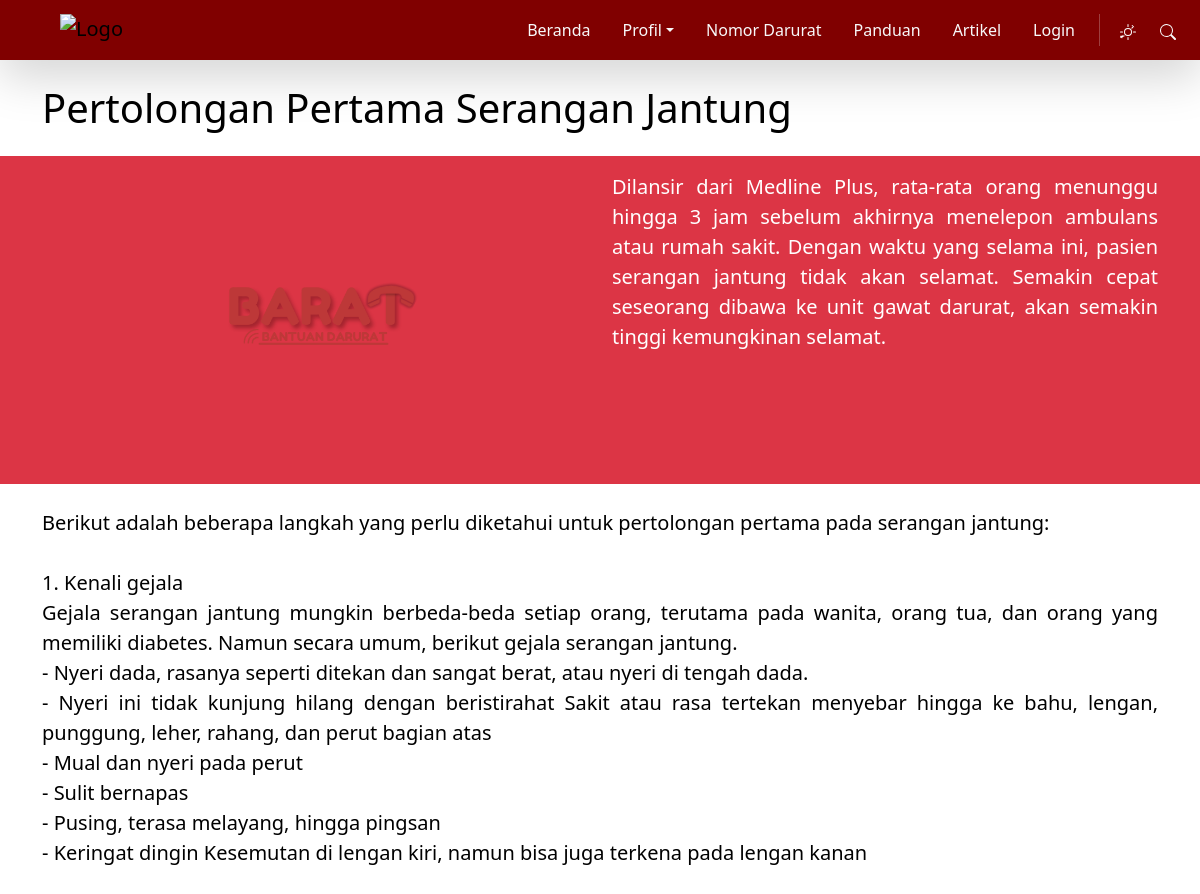
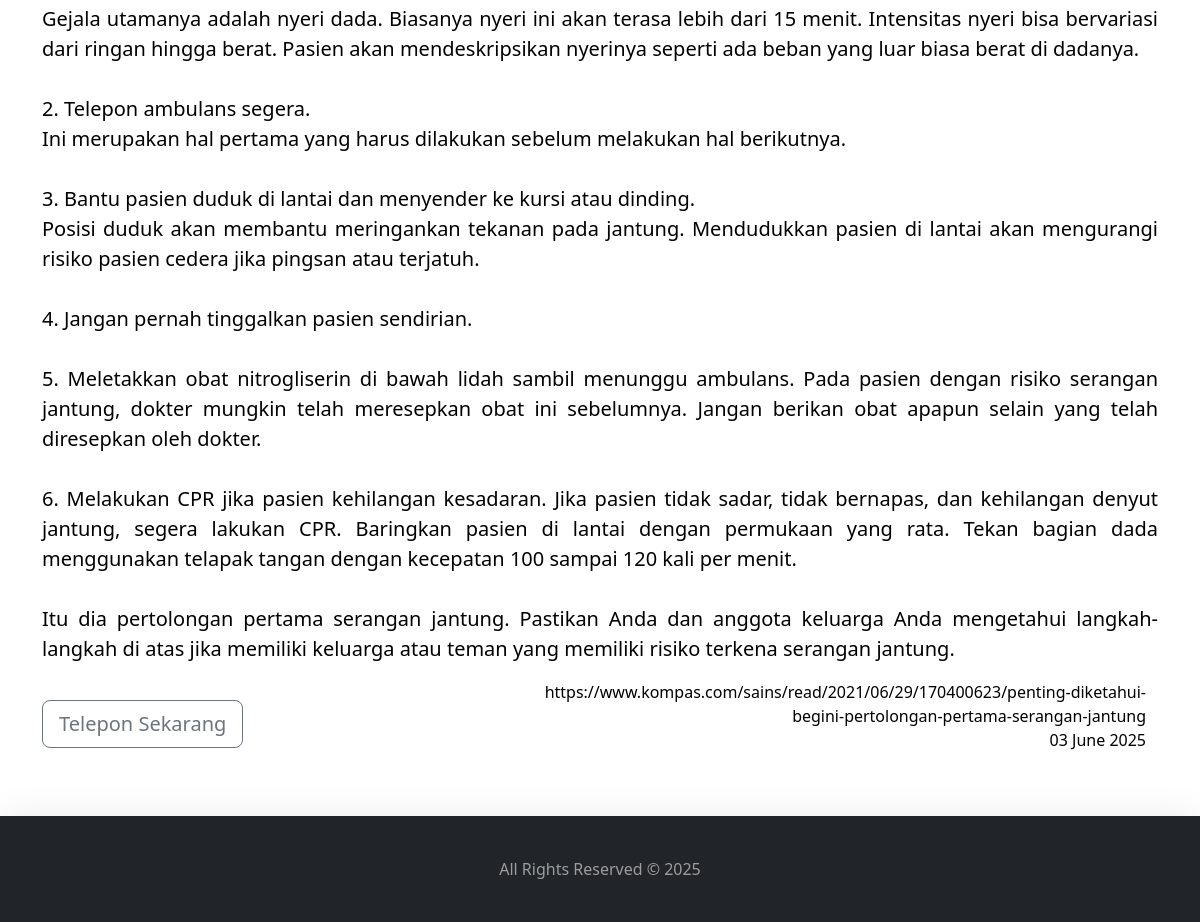
The page /admin-page/page/guide/guide.php?id=18 on the database its author committed (2 pictures, top to bottom).
### tables this page shows
CREATE TABLE `guide` (
  `id` int(11) NOT NULL,
  `title` varchar(255) NOT NULL,
  `content` text NOT NULL,
  `content2` text NOT NULL,
  `image` varchar(255) NOT NULL,
  `date` datetime NOT NULL DEFAULT current_timestamp(),
  `source` text NOT NULL,
  `label` varchar(255) NOT NULL,
  `views` int(255) NOT NULL
);

### admin-page/page/guide/guide.php (the view, shortened to what this page needs)
<?php
include '../../connection.php';
if (isset($_GET['id']) && is_numeric($_GET['id'])) {
    $postId = intval($_GET['id']);
    $updateViews = "UPDATE guide SET views = views + 1 WHERE id = $postId";
    mysqli_query($connect, $updateViews);
} else {
    echo "ID tidak valid.";
    exit;
}
$id = intval($_GET['id']);
$query = "SELECT * FROM guide WHERE id = $id";
$result = mysqli_query($connect, $query);
$data = mysqli_fetch_assoc($result);
?>
<!DOCTYPE html>
<html lang="en">
<head>
    <link href="https://cdn.jsdelivr.net/npm/bootstrap@5.3.6/dist/css/bootstrap.min.css" rel="stylesheet"
 />
</head>
<body>
<section class="navbar">
    <nav class="navbar navbar-expand-lg navbar-light shadow-lg fixed-top" style="background-color: maroon;">
        <div class="container-fluid">
            <a class="navbar-brand" href="../../../index.php">
                <img src="../../../img/4rev.png" alt="Logo" width="100" height="33" class="d-inline-block align-text-top ms-lg-5 ms-3" />
            </a>
            <div class="collapse navbar-collapse" id="navbarNavAltMarkup">
                <ul class="navbar-nav ms-auto">
                    <li class="nav-item mx-1">
                        <a class="nav-link nav-btn text-light" href="../../../index.php">Beranda</a>
                    </li>
                    <li class="nav-item mx-1 dropdown">
                        <a class="nav-link nav-btn btn dropdown-toggle text-light" href="#" role="button" data-bs-toggle="dropdown" aria-expanded="false">Profil</a>
                    </li>
                    <li class="nav-item mx-1">
                        <a class="nav-link nav-btn text-light" href="../../../page/emergencyNumber.php">Nomor Darurat</a>
                    </li>
                    <li class="nav-item mx-1">
                        <a class="nav-link nav-btn text-light" href="../../../page/guidePostList.php">Panduan</a>
                    </li>
                    <li class="nav-item mx-1">
                        <a class="nav-link nav-btn text-light" href="../../../index.php#posts">Artikel</a>
                    </li>
                    <li class="nav-item mx-1">
                        <a class="nav-link nav-btn text-light" href="../../login.php">Login</a>
                    </li>
                    <li class="nav-item py-2 py-lg-1 col-12 col-lg-auto">
                    </li>
                    <li class="nav-item mx-1">
                    <button class="night-mode-toggle" id="nightModeToggle" title="Toggle Night Mode">
                    </button>
                    </li>
                    <li class="nav-item mx-1">
                        <a class="nav-link text-light" data-bs-toggle="modal" href="#searchModal" role="button" aria-expanded="false" aria-controls="collapseExample">
                            <svg xmlns="http://www.w3.org/2000/svg" width="16" height="16" fill="currentColor" class="bi bi-search" viewBox="0 0 16 16">
                                <path d="M11.742 10.344a6.5 6.5 0 1 0-1.397 1.398h-.001q.044.06.098.115l3.85 3.85a1 1 0 0 0 1.415-1.414l-3.85-3.85a1 1 0 0 0-.115-.1zM12 6.5a5.5 5.5 0 1 1-11 0 5.5 5.5 0 0 1 11 0"></path>
                            </svg>
                        </a>
                    </li>
                </ul>
            </div>
        </div>
    </nav>
</section>
    <section class="mt-3">
        <div class="container pt-1 mb-4">
            <h1 class="text-start mt-5"><?= htmlspecialchars($data['title']) ?></h1>
        </div>
    </section>
    <section class="bg-danger text-white mb-4">
        <div class=" container pt-3 pb-3">
            <div class="row">
                <div class="col-md-6 d-flex justify-content-center align-items-center">
                    <img src="../../../Img-panduan/<?= htmlspecialchars($data['image']) ?>" class="content-image img-fluid rounded-3 mb-3" style="height: 280px; width: min-content;" />
                </div>
                <div class="col-md-6">
                    <p class="lead text-break-word text-justify" style="text-align: justify;">
                        <?= nl2br(htmlspecialchars($data['content'])) ?>
                    </p>
                </div>
            </div>
        </div>
    </section>
    <section>
        <div class="container">
            <div class="row">
                <div class="col-md-12">
                    <p class="lead text-break-word text-justify" style="text-align: justify;">
                        <?= nl2br(htmlspecialchars($data['content2'])) ?>
                    </p>
                </div>
                <div class="col-md-5 d-flex align-items-center">
                    <?php
                    $numberQuery = "
                        SELECT n.number
                        FROM guide g
                        JOIN number n ON g.label = n.agency
                        WHERE g.id = $id
                        LIMIT 1
                    ";
                    $numberResult = mysqli_query($connect, $numberQuery);
                    $numberRow = mysqli_fetch_assoc($numberResult);
                    $phoneNumber = $numberRow ? $numberRow['number'] : '';
                    ?>
                    <?php if ($phoneNumber): ?>
                        <a class="btn btn-outline-secondary btn-lg" href="tel:<?= htmlspecialchars($phoneNumber) ?>">
                            Telepon Sekarang
                        </a>
                    <?php else: ?>
                        <button class="btn btn-outline-secondary btn-lg" disabled>
                            Nomor tidak tersedia
                        </button>
                    <?php endif; ?>
                </div>
                <div class="col-md-7">
                    <div class="container">
                        <p class="text-end">
                            <?= htmlspecialchars($data['source']) ?><br>
                            <?= date('d F Y', strtotime($data['date'])) ?><br>
                        </p>
                    </div>
                </div>
            </div>
        </div>
    </section>
    <section id="footer" class="mt-5">
        <div>
            <nav class="navbar bg-dark navbar-dark shadow-lg navbar-expand">
                <div class="container-fluid justify-content-center">
                    <span class="navbar-text" style="margin: 25px">
                        All Rights Reserved © 2025
                    </span>
                </div>
            </nav>
        </div>
    </section>
</body>
</html>

### admin-page/page/guide/guide.php (style rules this page uses)
:root { --bg-color: #ffffff; --text-color: #000000; --card-bg: #ffffff; --border-color: #dee2e6; --muted-text: #6c757d; --light-bg: #f8f9fa; }
body { background-color: var(--bg-color); color: var(--text-color); transition: background-color 0.3s ease, color 0.3s ease; }
.night-mode-toggle { background: none; border: none; color: #fff; cursor: pointer; padding: 0.5rem; border-radius: 0.375rem; transition: background-color 0.2s ease; }
.night-mode-toggle svg { transition: transform 0.3s ease; }
.content-image { width: 100%; max-height: 400px; object-fit: cover; border-radius: 0.5rem; }
.nav-btn { transition: background 0.2s, color 0.2s; border-radius: 0.375rem; padding: 0.5rem 1rem; margin: 0 0.25rem; display: inline-block; }

### rows shown on the page
guide: title "Pertolongan Pertama Serangan Jantung", image (picture), content "Dilansir dari Medline Plus, rata-rata orang menunggu hingga 3 jam sebelum akhirnya menelepon ambulans atau rumah sakit. Dengan waktu yang selama ini, pasien serangan jantung tidak akan selamat. Semakin cepat seseorang dibawa ke unit gawat darurat, akan semakin tinggi kemungkinan selamat.", content2 "Berikut adalah beberapa langkah yang perlu diketahui untuk pertolongan pertama pada serangan jantung: 1. Kenali gejala Gejala serangan jantung mungkin berbeda-beda setiap orang, terutama pada wanita, orang tua, dan orang yang memiliki diabetes. Namun secara umum, berikut gejala serangan jantung. - Nyeri dada, rasanya seperti ditekan dan sangat berat, atau nyeri di tengah dada. - Nyeri ini tidak kunjung hilang dengan beristirahat Sakit atau rasa tertekan menyebar hingga ke bahu, lengan, punggung, leher, rahang, dan perut bagian atas - Mual dan nyeri pada perut - Sulit bernapas - Pusing, terasa melayang, hingga pingsan - Keringat dingin Kesemutan di lengan kiri, namun bisa juga terkena pada…", source "https://www.kompas.com/sains/read/2021/06/29/170400623/penting-diketahui-begini-pertolongan-pertama-serangan-jantung", date "03 June 2025"
